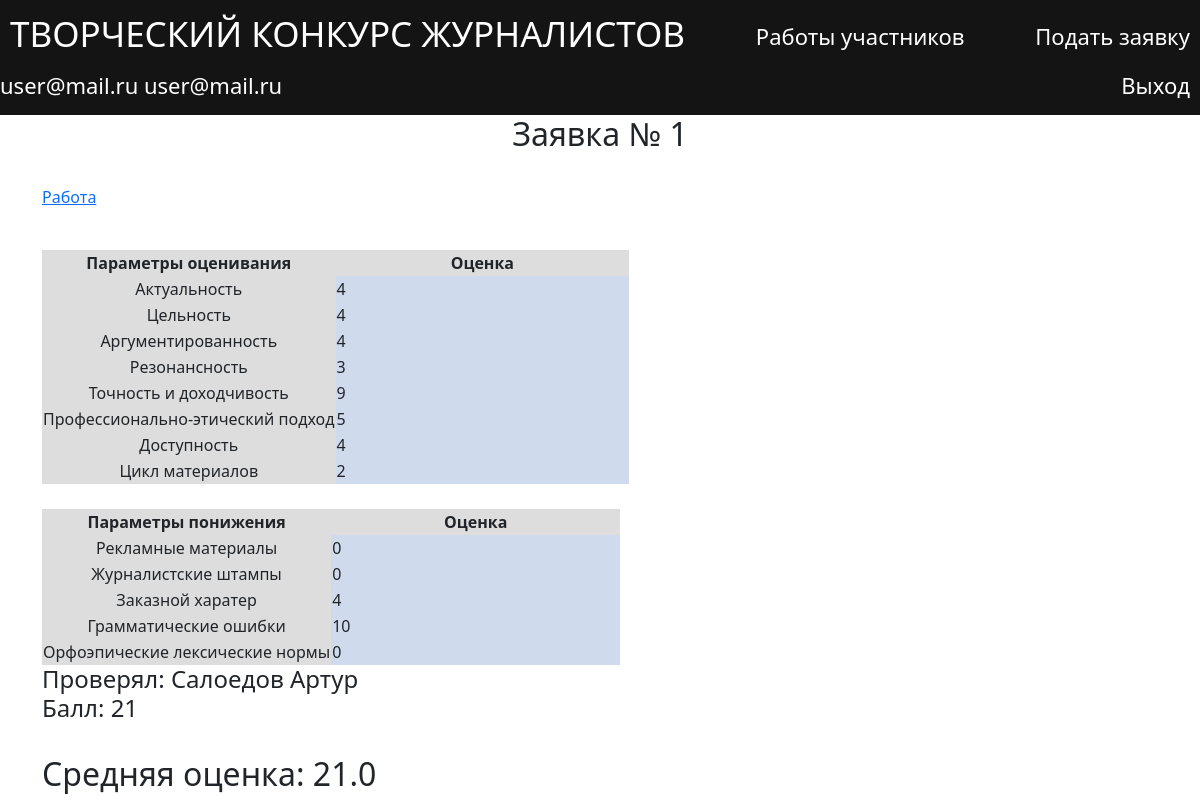
Screenshot of /proposals/view/1 (signed in) with the database file from the repository.
### data/users.py (models this page shows, shortened)
class User(SqlAlchemyBase, UserMixin, SerializerMixin):
    __tablename__ = 'users'
    id = sqlalchemy.Column(sqlalchemy.Integer,
                           primary_key=True, autoincrement=True)
    surname = sqlalchemy.Column(sqlalchemy.String, nullable=True)
    name = sqlalchemy.Column(sqlalchemy.String, nullable=True)
    position = sqlalchemy.Column(sqlalchemy.String, nullable=True)
    email = sqlalchemy.Column(sqlalchemy.String,
                              index=True, unique=True, nullable=True)
    password = sqlalchemy.Column(sqlalchemy.String, nullable=True)
    proposals = sqlalchemy.Column(sqlalchemy.String, nullable=True)

### data/proposals.py (models this page shows, shortened)
class Proposal(SqlAlchemyBase, UserMixin, SerializerMixin):
    __tablename__ = 'proposal'
    id = sqlalchemy.Column(sqlalchemy.Integer,
                           primary_key=True, autoincrement=True)
    type = sqlalchemy.Column(sqlalchemy.String, nullable=True)
    file = sqlalchemy.Column(sqlalchemy.String, nullable=True)
    evaluation = sqlalchemy.Column(sqlalchemy.String, nullable=True)
    lowering_criteria = sqlalchemy.Column(sqlalchemy.String, nullable=True)
    status = sqlalchemy.Column(sqlalchemy.String, nullable=True)
    likes = sqlalchemy.Column(sqlalchemy.Integer, nullable=True)
    user_data = sqlalchemy.Column(sqlalchemy.String, nullable=True)
    experts_rates = sqlalchemy.Column(sqlalchemy.String, nullable=True)
    @property
    def evaluation_dict(self):
        return json.loads(self.evaluation)
    @property
    def lowering_criteria_dict(self):
        return json.loads(self.lowering_criteria)
    @property
    def average_score(self):
        sum = 0
        for score in self.merge_ratings:
            sum += score[3]
        return round(sum / len(self.merge_ratings),2)
    @property
    def merge_ratings(self):
        ratings = self.evaluation_dict["ratings"]
        lowering_ratings = self.lowering_criteria_dict["ratings"]
        merged_ratings = []
        for index in range(len(ratings)):
            merged_ratings.append((ratings[index],lowering_ratings[index],ratings[index]["expert"],
                                   sum(list(ratings[index].values())[:-1]) \
                                   - sum(list(lowering_ratings[index].values())[:-1])))
        return merged_ratings

### main.py (the view)
@app.route('/proposals/view/<int:proposal_id>', methods=['GET', 'POST'])
def view_proposal(proposal_id):
    proposal = get_proposal(proposal_id)
    return render_template('view_proposal.html',proposal=proposal)

### data/db_session.py (called while the page is built)
def create_session() -> Session:
    global __factory
    return __factory()

### main.py (called while the page is built)
@login_manager.user_loader
def load_user(user_id):  # find user in database
    db_sess = db_session.create_session()
    return db_sess.query(User).get(user_id)

def get_proposal(proposal_id):
    db_sess = db_session.create_session()
    curr_proposal = db_sess.query(Proposal).filter(Proposal.id == proposal_id).first()
    return curr_proposal

### templates/view_proposal.html (shortened to what this page needs)
{% extends "base.html" %}
{% block content %}
{% set STATUSES  = {"waiting_verification": "Требует оценки", "verified": "Оценена", "aborted":  "Отклонена"} %}
<h2 align="center">Заявка № {{proposal.id}}</h2>
<br>
<p>  <a href="{{proposal.file}}"> Работа</a></p>
{% for expert_rating in proposal.merge_ratings %}
    {% set RATINGS = expert_rating[0]%}
    {% set LOW_RATINGS = expert_rating[1]%}
    {% set EXPERT = expert_rating[2]%}
    {% set EXPERT_SCORE = expert_rating[3]%}
    {% if proposal.type == "text" %}
    <div class="table_container">
        <table class="my_table">
            <tr class="my_column">
                <th class="title" width="50%" bgcolor="#dddddd" align="center">Параметры оценивания</th>
                <th class="title" width="50%" bgcolor="#dddddd" align="center">Оценка</th>
            </tr>
            <tr class="my_column">
                <td class="title" width="50%" bgcolor="#dddddd" align="center">Актуальность</td>
                <td class="ordinary" style="color:{{text_color}}">{{ RATINGS['relevance'] }}</td>
            </tr>
            <tr class="my_column">
                <td class="title" width="50%" bgcolor="#dddddd" align="center">Цельность</td>
                <td class="ordinary" style="color:{{text_color}}">{{ RATINGS['integrity'] }}</td>
            </tr>
            <tr class="my_column">
                <td class="title" width="50%" bgcolor="#dddddd" align="center">Аргументированность</td>
                <td class="ordinary" style="color:{{text_color}}">{{ RATINGS['validity'] }}</td>
            </tr>
            <tr class="my_column">
                <td class="title" width="50%" bgcolor="#dddddd" align="center">Резонансность</td>
                <td class="ordinary" style="color:{{text_color}}">{{ RATINGS['resonance'] }}</td>
            </tr>
            <tr class="my_column">
                <td class="title" width="50%" bgcolor="#dddddd" align="center">Точность и доходчивость</td>
                <td class="ordinary" style="color:{{text_color}}">{{ RATINGS['accuracy'] }}</td>
            </tr>
            <tr class="my_column">
                <td class="title" width="50%" bgcolor="#dddddd" align="center">Профессионально-этический подход</td>
                <td class="ordinary" style="color:{{text_color}}">{{ RATINGS['ethnicity'] }}</td>
            </tr>
            <tr class="my_column">
                <td class="title" width="50%" bgcolor="#dddddd" align="center">Доступность</td>
                <td class="ordinary"  style="color:{{text_color}}">{{ RATINGS['availability'] }}</td>
            </tr>
            <tr class="my_column">
                <td class="title" width="50%" bgcolor="#dddddd" align="center">Цикл материалов</td>
                <td class="ordinary" style="color:{{text_color}}">{{ RATINGS['materials cycle'] }}</td>
            </tr>
        </table>
    {% endif %}
    <div class="table_container">
        <table class="my_table">
            <tr class="my_column">
                <th class="title" width="50%" bgcolor="#dddddd" align="center">Параметры понижения</th>
                <th class="title" width="50%" bgcolor="#dddddd" align="center">Оценка</th>
            </tr>
            <tr class="my_column">
                <td class="title" width="50%" bgcolor="#dddddd" align="center">Рекламные материалы</td>
                <td class="ordinary"  style="color:{{text_color}}">{{ LOW_RATINGS['promotional materials'] }}</td>
            </tr>
            <tr class="my_column">
                <td class="title" width="50%" bgcolor="#dddddd" align="center">Журналистские штампы</td>
                <td class="ordinary"  style="color:{{text_color}}">{{ LOW_RATINGS['journalistic stamps'] }}</td>
            </tr>
            <tr class="my_column">
                <td class="title" width="50%" bgcolor="#dddddd" align="center">Заказной харатер</td>
                <td class="ordinary"  style="color:{{text_color}}">{{ LOW_RATINGS['сustom_nature'] }}</td>
            </tr>
            <tr class="my_column">
                <td class="title" width="50%" bgcolor="#dddddd" align="center">Грамматические ошибки</td>
                <td class="ordinary"  style="color:{{text_color}}">{{ LOW_RATINGS['grammatical_errors'] }}</td>
            </tr>
            <tr class="my_column">
                <td class="title" width="50%" bgcolor="#dddddd" align="center">Орфоэпические лексические нормы</td>
                <td class="ordinary"  style="color:{{text_color}}">{{ LOW_RATINGS['orthoepic_norms'] }}</td>
            </tr>
        </table>
        <h4>Проверял: {{ EXPERT }} <br>Балл: {{ EXPERT_SCORE }}</h4>
        <br>
    </div>
{% endfor %}
<div>
    <h2>
        Средняя оценка: {{proposal.average_score}}
    </h2>
</div>
{% endblock %}

### templates/base.html (shortened to what this page needs)
<!DOCTYPE html>
<html lang="en">
<head>
    <link rel="stylesheet" type="text/css" href="/static/css/style.css" />
    <link href="https://cdn.jsdelivr.net/npm/bootstrap@5.2.3/dist/css/bootstrap.min.css" rel="stylesheet">
</head>
  <body>
    <header>
        <nav class="navbar">
          <h1 style="color:#ffffff"><a class="navbar-link_MAIN" href="/">ТВОРЧЕСКИЙ КОНКУРС ЖУРНАЛИСТОВ</a> </h1>
          <a class="navbar-link" href="/proposals">Работы участников</a>
          <a class="navbar-link" href="/add_proposal">Подать заявку</a>
            {% if current_user.is_authenticated %}
            <a href="/cabinet" style="color:#ffffff" class="Current_name" >{{current_user.name}} {{current_user.surname}}</a>
            <a class="navbar-link" href="/logout">Выход</a>
            {% else %}
            <a class="navbar-link" href="/login">Войти</a>
            {% endif %}
        </nav>
    </header>
    <main role="main" class="container">
        {% set STATUSES  = {"not_moderated": "Не проверена модерацией","waiting_verification": "Ожидает оценивания", "verified": "Оценена", "aborted":  "Не прошла модерацию"} %}
        {% block content %}
        {% endblock %}
    </main>
  </body>
</html>

### static/css/style.css (style rules this page uses)
html { font-size: 16px; }
.navbar-link { font-size: 22px; color: #ffffff; text-decoration : none; padding: 5px 10px 5px 10px ; }
.title { font-size: 16px; text-align: center; }
.navbar { padding : 15px; background-color : #141414 }
.table_container { padding-top: 25px; }
.Current_name { font-size: 22px; color: #ffffff; text-decoration : none; }
.navbar-link_MAIN { font-size: 35px; color: #ffffff; text-decoration : none; padding: 5px 10px 5px 10px ; }

### templates/view_proposal.html (style rules this page uses)
.ordinary { background-color: #d0daed; }

### rows the page displays
User: name "user@mail.ru", surname "user@mail.ru"
Proposal: id "1", relevance "4", integrity "4", validity "4", resonance "3", accuracy "9", ethnicity "5", availability "4", RATINGS "2", likes "0", сustom_nature "4", grammatical_errors "10", orthoepic_norms "0", EXPERT "Салоедов Артур", EXPERT_SCORE "21", average_score "21.0"
